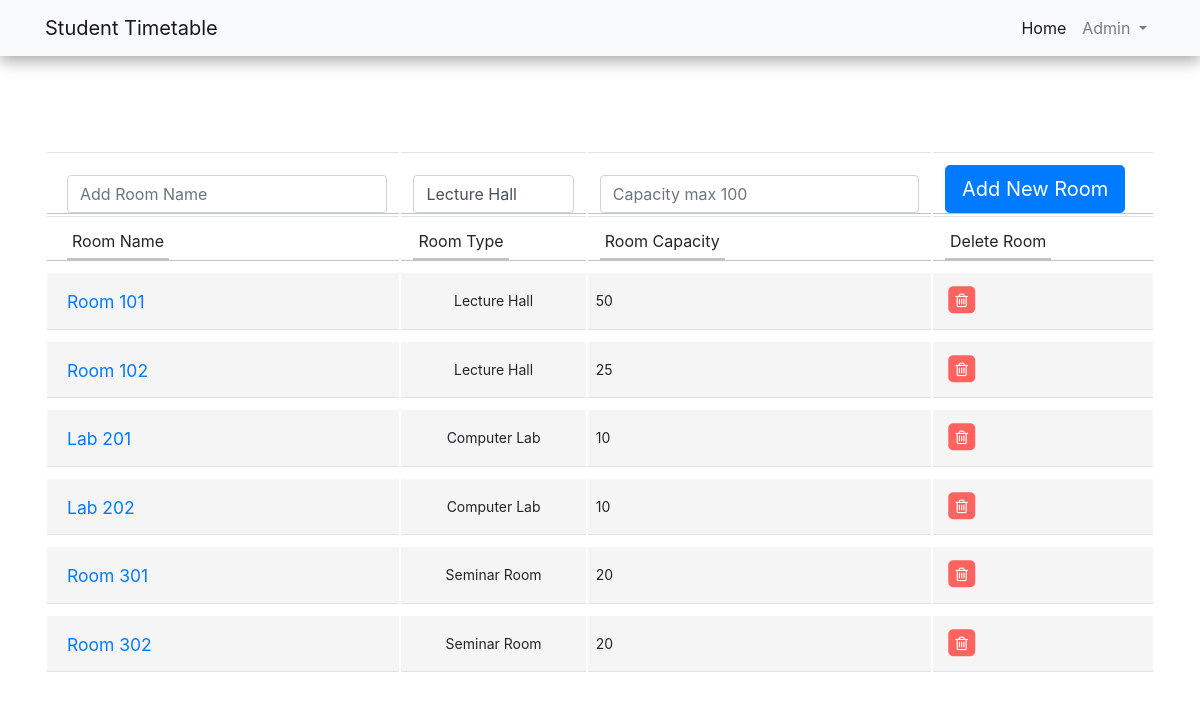
Screenshot of /rooms/rooms.php with the database file from the repository.
### tables this page shows
CREATE TABLE Rooms (
    RoomID INT,
    RoomName VARCHAR(255) NOT NULL,
    RoomType VARCHAR(50),
    RoomCapacity INT
);

### rooms/rooms.php (the view, shortened to what this page needs)
<!doctype html>
<html lang="en">
<head>
    <link rel="stylesheet" href="../css/style.css">
    <link href="https://maxcdn.bootstrapcdn.com/font-awesome/4.3.0/css/font-awesome.min.css" rel="stylesheet">
</head>
<body>
<link href="/GlyndwrBlog/css/styles.css" rel="stylesheet"/>
<?php include '../../timetable_viewer/mainPages/Header.php'; ?>
<div class="container custom-margin-top">
    <div class="row">
        <div class="col-lg-12">
            <div class="main-box clearfix">
                <div class="table-responsive">
                    <table class="table user-list">
                        <thead>
                            <form method="POST">
                                <tr>
                                    <th><input type="text" id="name" name="roomName" class="form-control"
                                               placeholder="Add Room Name" required></th>
                                    <th>
                                        <select id="department" name="roomType" class="form-control">
                                            <?php
                                            include "config.php";
                                            $roomTypeQuery = "SELECT distinct RoomType FROM rooms";
                                            $result = mysqli_query($connect, $roomTypeQuery);
                                            while ($row = mysqli_fetch_assoc($result)) {
                                                $roomType = $row['RoomType'];
                                                echo "<option value='$roomType'>$roomType</option>";
                                            }
                                            ?>
                                        </select>
                                    </th>
                                    <th><input type="number" name="capacity" class="form-control"
                                               placeholder="Capacity max 100" max="100"></th>
                                    <th>
                                        <button type="submit" class="btn btn-primary btn-lg" name="addNewUser"> Add New Room
                                        </button>
                                    </th>
                                </tr>
                            </form>
                        <tr>
                            <th><span>Room Name</span></th>
                            <th><span>Room Type</span></th>
                            <th><span>Room Capacity</span></th>
                            <th><span>Delete Room</span></th>
                        </tr>
                        </thead>
                        <?php
                        include "config.php";
                        $query = "SELECT * FROM rooms";
                        $db_roomInfo = mysqli_query($connect, $query);
                        echo "<tbody>";
                        foreach ($db_roomInfo as $db_room) {
                            $roomName = $db_room['RoomName'];
                            $roomType = $db_room['RoomType'];
                            $roomCapacity = $db_room['RoomCapacity'];
                            echo "<tr>";
                            echo "<td>";
                            echo "<a href='#' class='user-link'>$roomName</a>";
                            echo "</td>";
                            echo "<td class='text-center'>";
                            echo "<span class='label label-default'>$roomType</span>";
                            echo "</td>";
                            echo "<td>";
                            echo "<span>$roomCapacity</span>";
                            echo "</td>";
                                echo '<td style="width: 20%;">';
                                echo '<form action="deleterooms.php" method="POST" style="display:inline;">';
                                echo '<button type="submit" class="table-link danger" style="border: none; background: none; padding: 0;" onclick="return confirmDelete()">';
                                echo '<a href="#" class="table-link danger">';
                                echo '<span class="fa-stack">';
                                echo '<i class="fa fa-square fa-stack-2x"></i>';
                                echo '<i class="fa fa-trash-o fa-stack-1x fa-inverse"></i>';
                                echo '</span>';
                                echo '</a>';
                                echo '</button>';
                                echo '</form>';
                            echo '</td>';
                            echo "</tr>";
                        }
                        echo "</tbody>";
                        ?>
                    </table>
                </div>
            </div>
        </div>
    </div>
</div>
</body>
</html>

### rooms/rooms.php (style rules this page uses)
.user-list tbody td .user-link { display: block; font-size: 1.25em; padding-top: 3px; }
.table { border-collapse: separate; }
.table thead > tr > th { border-bottom: 1px solid #C2C2C2; padding-bottom: 0; }
.table tbody > tr > td { font-size: 0.875em; background: #f5f5f5; border-top: 10px solid #fff; vertical-align: middle; padding: 12px 8px; }
.table tbody > tr > td:first-child, .table thead > tr > th:first-child { padding-left: 20px; }
.table thead > tr > th span { border-bottom: 2px solid #C2C2C2; display: inline-block; padding: 0 5px; padding-bottom: 5px; font-weight: normal; }
.table a.table-link { margin: 0 5px; font-size: 1.125em; }
.table a.table-link.danger { color: #fe635f; }
.custom-margin-top { margin-top: 150px; margin-bottom: 500px; }

### rows the page displays
rooms: RoomName "Room 101", RoomType "Lecture Hall", RoomCapacity "50"
rooms: RoomName "Room 102", RoomType "Lecture Hall", RoomCapacity "25"
rooms: RoomName "Lab 201", RoomType "Computer Lab", RoomCapacity "10"
rooms: RoomName "Lab 202", RoomType "Computer Lab", RoomCapacity "10"
rooms: RoomName "Room 301", RoomType "Seminar Room", RoomCapacity "20"
rooms: RoomName "Room 302", RoomType "Seminar Room", RoomCapacity "20"

### other values shown
form field roomType "Lecture Hall"
